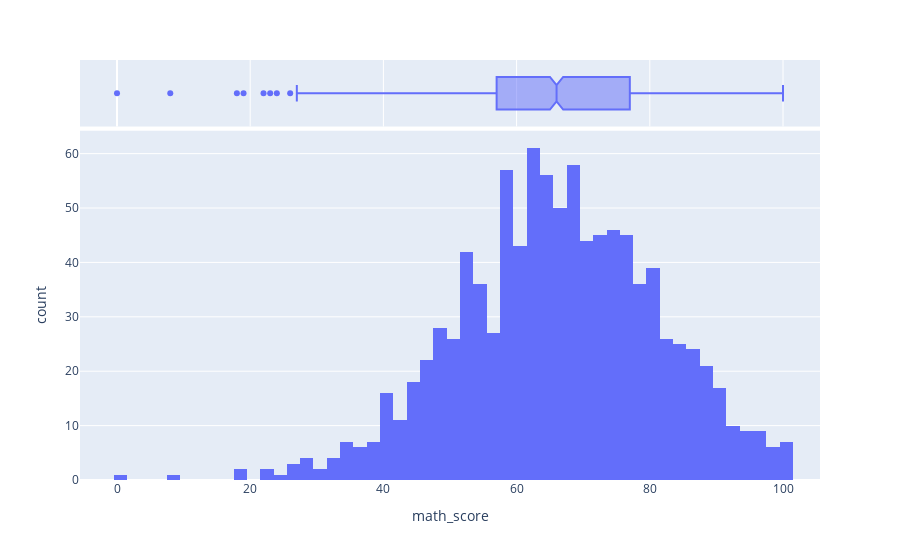

The code cell stored with this chart in its notebook:
### Code cell
fig_math_box.show()

### Figure 1 — Plotly figure (JSON) as saved in the notebook; plotly's stock layout.template omitted (floating-point values rounded to 4 significant figures; data arrays with more than 128 entries replaced by an {"elided": "..."} marker saying what was removed)
{"data": [{"alignmentgroup": "True", "bingroup": "x", "hovertemplate": "math_score=%{x}<br>count=%{y}<extra></extra>", "legendgroup": "", "marker": {"color": "#636efa", "pattern": {"shape": ""}}, "name": "", "offsetgroup": "", "orientation": "v", "showlegend": false, "type": "histogram", "x": {"elided": "1000 int values"}, "xaxis": "x", "yaxis": "y"}, {"alignmentgroup": "True", "hovertemplate": "math_score=%{x}<extra></extra>", "legendgroup": "", "marker": {"color": "#636efa"}, "name": "", "notched": true, "offsetgroup": "", "showlegend": false, "type": "box", "x": {"elided": "1000 int values"}, "xaxis": "x2", "yaxis": "y2"}], "layout": {"barmode": "relative", "legend": {"tracegroupgap": 0}, "margin": {"t": 60}, "xaxis": {"anchor": "y", "domain": [0, 1], "title": {"text": "math_score"}}, "xaxis2": {"anchor": "y2", "domain": [0, 1], "matches": "x", "showgrid": true, "showticklabels": false}, "yaxis": {"anchor": "x", "domain": [0, 0.8316], "title": {"text": "count"}}, "yaxis2": {"anchor": "x2", "domain": [0.8416, 1], "matches": "y2", "showgrid": false, "showline": false, "showticklabels": false, "ticks": ""}}}
